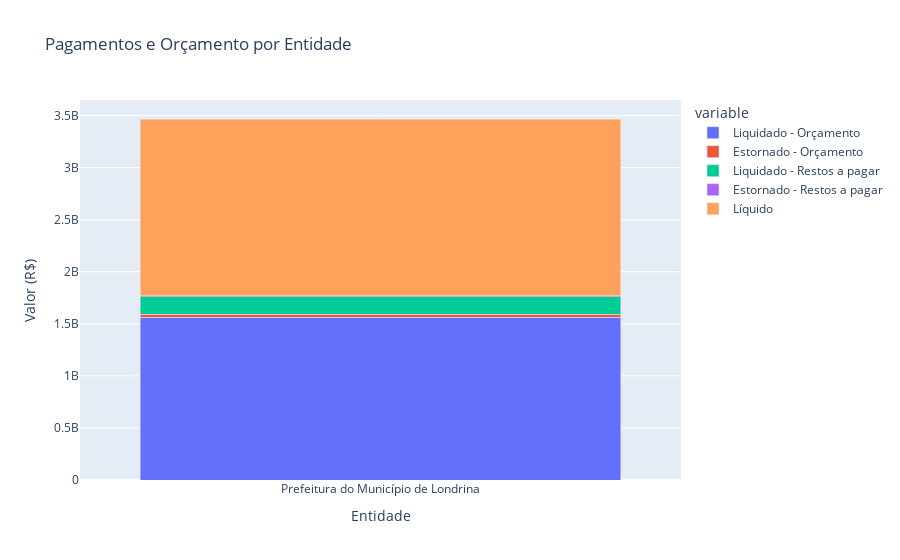

The notebook cell saved with this chart:
### Code cell
import pandas as pd
import matplotlib.pyplot as plt
import plotly.express as px

# Carregar o arquivo CSV
contrato_pag_df = pd.read_csv('ContratoPag.csv', encoding='latin1', sep=';')

# 1. Conversão de Dados
colunas_monetarias_contrato = ['Liquidado - Orçamento', 'Estornado - Orçamento', 'Liquidado - Restos a pagar', 'Estornado - Restos a pagar', 'Líquido']

# Remove pontos e substitui vírgulas por ponto, em seguida, converte para float
contrato_pag_df[colunas_monetarias_contrato] = contrato_pag_df[colunas_monetarias_contrato].replace('[^\d\.,]', '', regex=True).apply(lambda x: x.str.replace('.', '').str.replace(',', '.')).astype(float)

# 2. Ajuste para apresentar números no formato desejado
pd.options.display.float_format = '{:,.0f}'.format

# 3. Análise Exploratória
total_liquidado = contrato_pag_df['Líquido'].sum()
total_orcamento_contrato = contrato_pag_df['Liquidado - Orçamento'].sum() + contrato_pag_df['Estornado - Orçamento'].sum()
total_restos_a_pagar_contrato = contrato_pag_df['Liquidado - Restos a pagar'].sum() + contrato_pag_df['Estornado - Restos a pagar'].sum()

# Visualização Gráfica
fig = px.bar(contrato_pag_df, x='Entidade', y=colunas_monetarias_contrato, title='Pagamentos e Orçamento por Entidade', labels={'value': 'Valor (R$)'})
fig.update_layout(barmode='stack')
fig.show()

### Figure 1 — Plotly figure (JSON) as saved in the notebook; plotly's stock layout.template omitted (floating-point values rounded to 4 significant figures)
{"data": [{"alignmentgroup": "True", "hovertemplate": "variable=Liquidado - Orçamento<br>Entidade=%{x}<br>Valor (R$)=%{y}<extra></extra>", "legendgroup": "Liquidado - Orçamento", "marker": {"color": "#636efa", "pattern": {"shape": ""}}, "name": "Liquidado - Orçamento", "offsetgroup": "Liquidado - Orçamento", "orientation": "v", "showlegend": true, "textposition": "auto", "type": "bar", "x": ["Prefeitura do Município de Londrina", null], "xaxis": "x", "y": [1565000000.0, 1565000000.0], "yaxis": "y"}, {"alignmentgroup": "True", "hovertemplate": "variable=Estornado - Orçamento<br>Entidade=%{x}<br>Valor (R$)=%{y}<extra></extra>", "legendgroup": "Estornado - Orçamento", "marker": {"color": "#EF553B", "pattern": {"shape": ""}}, "name": "Estornado - Orçamento", "offsetgroup": "Estornado - Orçamento", "orientation": "v", "showlegend": true, "textposition": "auto", "type": "bar", "x": ["Prefeitura do Município de Londrina", null], "xaxis": "x", "y": [25480000.0, 25480000.0], "yaxis": "y"}, {"alignmentgroup": "True", "hovertemplate": "variable=Liquidado - Restos a pagar<br>Entidade=%{x}<br>Valor (R$)=%{y}<extra></extra>", "legendgroup": "Liquidado - Restos a pagar", "marker": {"color": "#00cc96", "pattern": {"shape": ""}}, "name": "Liquidado - Restos a pagar", "offsetgroup": "Liquidado - Restos a pagar", "orientation": "v", "showlegend": true, "textposition": "auto", "type": "bar", "x": ["Prefeitura do Município de Londrina", null], "xaxis": "x", "y": [168700000.0, 168700000.0], "yaxis": "y"}, {"alignmentgroup": "True", "hovertemplate": "variable=Estornado - Restos a pagar<br>Entidade=%{x}<br>Valor (R$)=%{y}<extra></extra>", "legendgroup": "Estornado - Restos a pagar", "marker": {"color": "#ab63fa", "pattern": {"shape": ""}}, "name": "Estornado - Restos a pagar", "offsetgroup": "Estornado - Restos a pagar", "orientation": "v", "showlegend": true, "textposition": "auto", "type": "bar", "x": ["Prefeitura do Município de Londrina", null], "xaxis": "x", "y": [10590000.0, 10590000.0], "yaxis": "y"}, {"alignmentgroup": "True", "hovertemplate": "variable=Líquido<br>Entidade=%{x}<br>Valor (R$)=%{y}<extra></extra>", "legendgroup": "Líquido", "marker": {"color": "#FFA15A", "pattern": {"shape": ""}}, "name": "Líquido", "offsetgroup": "Líquido", "orientation": "v", "showlegend": true, "textposition": "auto", "type": "bar", "x": ["Prefeitura do Município de Londrina", null], "xaxis": "x", "y": [1698000000.0, 1698000000.0], "yaxis": "y"}], "layout": {"barmode": "stack", "legend": {"title": {"text": "variable"}, "tracegroupgap": 0}, "title": {"text": "Pagamentos e Orçamento por Entidade"}, "xaxis": {"anchor": "y", "domain": [0, 1], "title": {"text": "Entidade"}}, "yaxis": {"anchor": "x", "domain": [0, 1], "title": {"text": "Valor (R$)"}}}}
